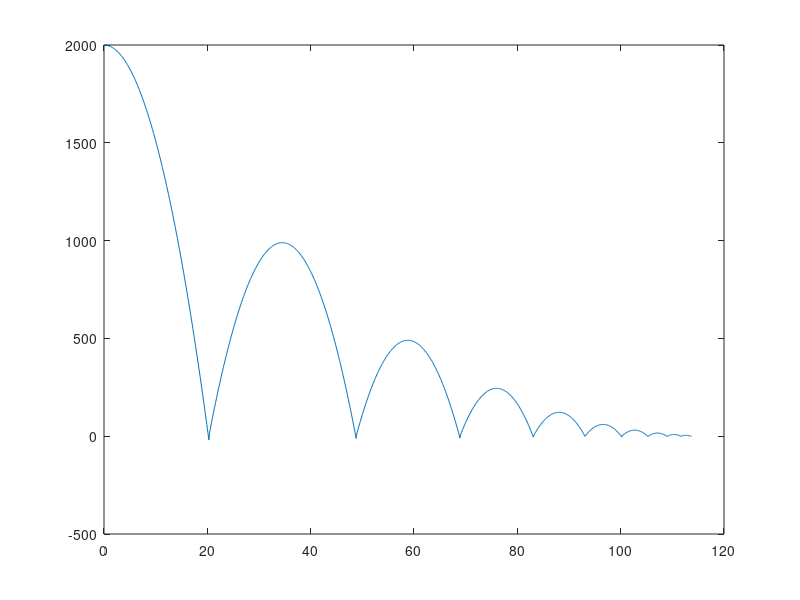

The MATLAB script that drew this image:
clear; clf; clc;

h = 0.1;
tx = 0:h:7500;
ty(1) = 0;
xo = 0; x(1) = xo;
yo = 2000; y(1) = yo;
vox = 1; vx(1) = vox;
voy = 0; vy(1) = voy;
g = 9.8;

count = 0;
for i = 2:length(tx)
    ty(i) = ty(i-1) + h;
    x(i) = xo + vox*tx(i);
    y(i) = yo + voy*ty(i) - 0.5*g*ty(i)^2;
    vy(i) = voy - g*ty(i);
    if y(i) <= 0
        yo = 0; voy = -0.7*vy(i); ty(i)=0;
        count = count + 1;
        if count == 10
            break;
        end;
    end;
end;

plot(x,y)
%ylim([0 2100])